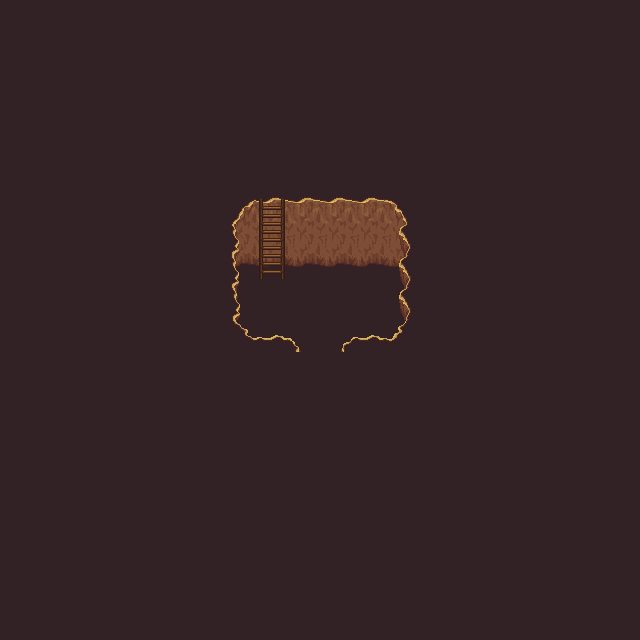

This game map was drawn from its Tiled (.tmx) file and the tilesets committed beside it. A one-line description and the trimmed map source follow:
An orthogonal 20x20 tile map with 32x32 px tiles, 3 tile layers (floor, walls, overlay) and 3 objects (player, exit).

<map version="1.0" orientation="orthogonal" width="20" height="20" tilewidth="32" tileheight="32">
 <properties>
  <property name="background_color" value="black" />
 </properties>
 <tileset firstgid="1" name="mountains" tilewidth="32" tileheight="32">
  <image source="../img/mountains.png" width="384" height="288" />
 </tileset>
 <layer name="floor" width="20" height="20">
  <data>[400 cells, 400 non-empty, 1 distinct tile ids]</data>
 </layer>
 <layer name="walls" width="20" height="20">
  <data>[400 cells, 26 non-empty, 16 distinct tile ids]</data>
 </layer>
 <layer name="overlay" width="20" height="20">
  <data>[400 cells, 3 non-empty, 3 distinct tile ids]</data>
 </layer>
 <objectgroup name="objects" width="20" height="20">
  <object name="player" x="306" y="303" width="32" height="32">
   <properties>
    <property name="compose" value="[{&quot;name&quot;:&quot;shadow&quot;,&quot;class&quot;:&quot;game.Shadow&quot;,&quot;image&quot;:&quot;char_shadow&quot;,&quot;spritewidth&quot;:18,&quot;spriteheight&quot;:9},{&quot;name&quot;:&quot;player&quot;},{&quot;name&quot;:&quot;eyes&quot;,&quot;class&quot;:&quot;game.BlinkingEyes&quot;,&quot;image&quot;:&quot;player_eyes&quot;,&quot;spritewidth&quot;:17,&quot;spriteheight&quot;:6,&quot;offsetx&quot;:6,&quot;offsety&quot;:18}]" />
    <property name="image" value="player" />
    <property name="spriteheight" value="36" />
    <property name="spritewidth" value="31" />
   </properties>
  </object>
  <object name="exit" x="304" y="348" width="34" height="22">
   <properties>
    <property name="dir" value="down" />
    <property name="fade" value="black" />
    <property name="location" value="208,112" />
    <property name="to" value="cave" />
   </properties>
  </object>
 </objectgroup>
 <objectgroup name="collision" width="20" height="20">
  <object x="302" y="373">
   <polyline points="0,0 39,0 39,-29 52,-39 88,-38 100,-47 99,-104 -15,-105 -14,-175 93,-175 109,-157 110,-41 97,-31 55,-28 44,-20 43,2 -9,4 -10,-23 -23,-31 -53,-30 -72,-49 -73,-152 -45,-176 -46,-105 -63,-106 -61,-53 -48,-36 -9,-36 -3,-27 -1,0" />
  </object>
 </objectgroup>
</map>
